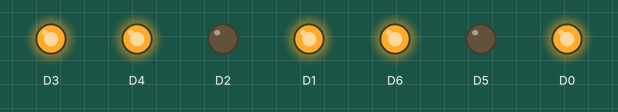
Recording of a sketch running on a simulated ESP8266 (NodeMCU). Shown: output pins drawn as LEDs (lit = HIGH).

Above: at 0.5 s.
At 1.5 s:
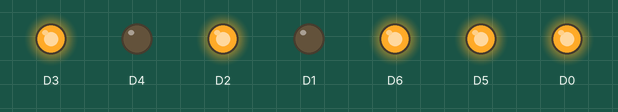
Timing chart, 0 to 3.0 s (numbered marks = the images above):
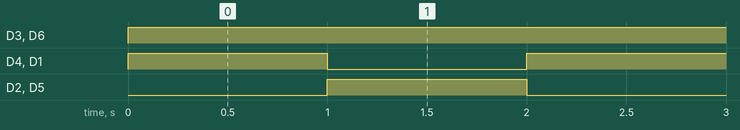

The sketch:

7Segment.ino
```cpp
void setup()
{
  pinMode(D0,OUTPUT);
  pinMode(D1,OUTPUT);
  pinMode(D2,OUTPUT);
  pinMode(D3,OUTPUT);
  pinMode(D4,OUTPUT);
  pinMode(D5,OUTPUT);
  pinMode(D6,OUTPUT);
}

void loop()
{

   digitalWrite(D0, HIGH);
   digitalWrite(D1, HIGH);
   digitalWrite(D2, LOW);
   digitalWrite(D3, HIGH);
   digitalWrite(D4, HIGH);
   digitalWrite(D5, LOW);
   digitalWrite(D6, HIGH);
   delay(1000);
   digitalWrite(D0, HIGH);
   digitalWrite(D1, LOW);
   digitalWrite(D2, HIGH);
   digitalWrite(D3, HIGH);
   digitalWrite(D4, LOW);
   digitalWrite(D5, HIGH);
   digitalWrite(D6, HIGH);
   delay(1000);
}
```

Measured:
- by itself, D3, D6: LOW → HIGH at 0.00 s
- by itself, D4, D2, D1, D5: alternates HIGH for 1.0 s and LOW for 1.0 s
